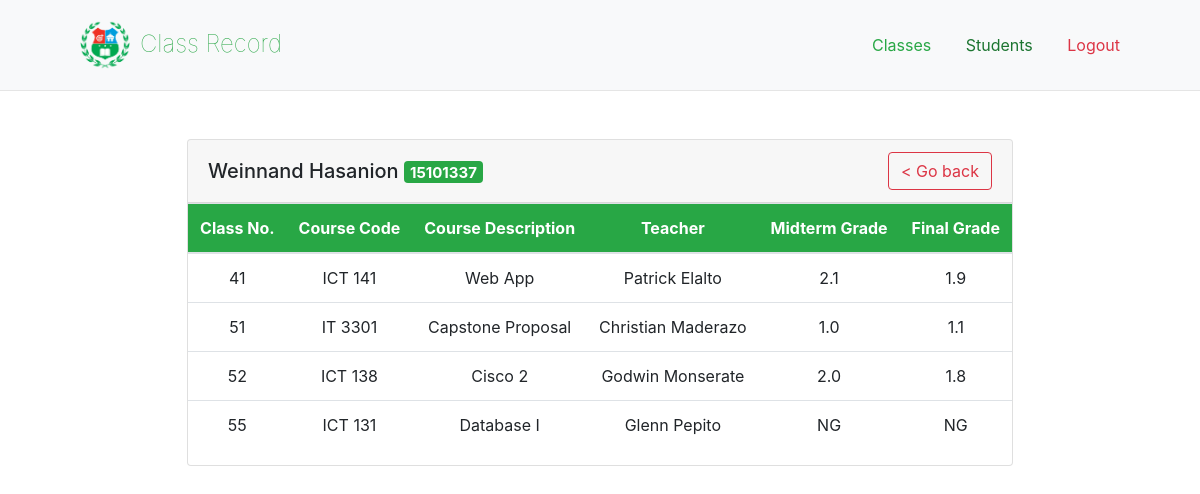
Screenshot of /studyload.php?id=15101337 with the database file from the repository.
### tables this page shows
CREATE TABLE `students` (
  `id_num` int(11) NOT NULL,
  `fname` varchar(20) NOT NULL DEFAULT 'NULL',
  `lname` varchar(20) NOT NULL DEFAULT 'NULL',
  `course` varchar(10) DEFAULT NULL,
  `yearlvl` int(11) DEFAULT NULL,
  `m_init` char(2) DEFAULT NULL
);

CREATE TABLE `classlist` (
  `class_id` int(11) NOT NULL,
  `student_id` int(11) NOT NULL,
  `PMG` decimal(10,1) NOT NULL,
  `MG` decimal(10,1) NOT NULL,
  `PFG` decimal(10,1) NOT NULL,
  `FG` decimal(10,1) NOT NULL
);

CREATE TABLE `classes` (
  `class_id` int(11) NOT NULL,
  `courseCode` varchar(10) NOT NULL,
  `courseDesc` varchar(100) NOT NULL,
  `teacher_id` int(11) NOT NULL
);

CREATE TABLE `teachers` (
  `teacher_id` int(11) NOT NULL,
  `fname` varchar(20) NOT NULL,
  `lname` varchar(20) NOT NULL,
  `username` varchar(20) NOT NULL,
  `password` varchar(16) NOT NULL
);

### studyload.php (the view, shortened to what this page needs)
<?php
require "connect.php";
$id = $_GET["id"];
$sql = "SELECT * FROM students WHERE id_num = $id";
$result = $con->query($sql);
$data = $result->fetch_assoc();
?>
<!doctype html>
<html lang="en">
  <head>
    <link rel="stylesheet" href="https://stackpath.bootstrapcdn.com/bootstrap/4.3.1/css/bootstrap.min.css">
  </head>
  <body>
    <header class="bg-light">
        <h4 class="text-success font-weight-lighter"><img src="icon/logo.png" width="50" height="50" alt="">Class Record</h4>
        <nav class="mynav">
            <ul>
                <li><a href="index.php" class="text-success">Classes</a></li>
                <li><a href="students.php" class="text-success active">Students</a></li>
                <li><a href="#" class="text-danger" id="logoutBtn">Logout</a></li>
            </ul>
        </nav>
    </header>
    <hr>
    <div class="content container mt-5">
        <div class="card">
            <div class="card-header">
                <h5 class="card-title">
                    <?php echo $data["fname"]." ".$data["lname"] ?>
                    <small class="badge badge-success text-wrap"><?php echo $data["id_num"] ?></small>
                </h5>
                <a href="students.php" class="btn btn-outline-danger">< Go back</a>
            </div>
            <table class="table card-body">
                    <?php
                    $sql = "SELECT CL.*, C.class_id, C.courseCode, C.courseDesc, C.teacher_id
                    FROM classlist as CL
                    JOIN classes as C ON C.class_id = CL.class_id
                    WHERE CL.student_id = ".$data["id_num"];
                    $result = $con->query($sql);
                    if($result->num_rows > 0){
                        ?>
                <thead class="text-center bg-success text-white">
                    <tr>
                        <th>Class No.</th>
                        <th>Course Code</th>
                        <th>Course Description</th>
                        <th>Teacher</th>
                        <th>Midterm Grade</th>
                        <th>Final Grade</th>
                    </tr>
                </thead>
                <tbody class="text-center">
                        <?php
                        while($row = $result->fetch_assoc()){
                    ?>
                    <tr>
                        <td><?php echo $row["class_id"] ?></td>
                        <td><?php echo $row["courseCode"] ?></td>
                        <td><?php echo $row["courseDesc"] ?></td>
                        <td>
                            <?php
                                $sql2 = "SELECT * FROM teachers WHERE teacher_id = ".$row["teacher_id"];
                                $result2 = $con->query($sql2);
                                $teacher = $result2->fetch_assoc();
                                echo $teacher["fname"]." ".$teacher["lname"];
                            ?>
                        </td>
                        <td>
                            <?php
                                if($row["MG"]==0){
                                    echo "NG";
                                }else if($row["MG"] > 3.0 && $row["MG"] < 3.5){
                                    echo "NC";
                                }else if($row["MG"] > 3.4){
                                    echo "5.0";
                                }else{
                                    echo number_format($row["MG"], 1);
                                }
                            ?>
                        </td>
                        <td>
                            <?php
                                if($row["FG"]==0){
                                    echo "NG";
                                }else if($row["FG"] > 3.0 && $row["FG"] < 3.5){
                                    echo "NC";
                                }else if($row["FG"] > 3.4){
                                    echo "5.0";
                                }else{
                                    echo number_format($row["FG"], 1);
                                }
                            ?>
                        </td>
                    </tr>
                    <?php
                        }
                    ?>
                </tbody>
            </table>
                    <?php
                    }else{
                    ?>
                    <p class="text-center text-danger mt-4 mx-5"><i class="fas fa-exclamation-triangle mr-1"></i>This student is not enrolled in any course as of the moment!</p>
                    </table>
                    <?php
                    }
                    ?>
        </div>
    </div>
  </body>
</html>

### studyload.php (style rules this page uses)
header { display: flex; padding: 20px 80px; justify-content: space-between; align-items: center; }
h4, h5 { margin: 0 !important; }
header > h4 > img { margin-right: 10px; }
.mynav > ul { list-style: none; margin: 0; }
.mynav > ul > li { display: inline; padding-left: 30px; }
.mynav > ul > li > a.active { filter: brightness(70%); }
hr { margin: 0; }
.card-header { display: flex; justify-content: space-between; align-items: center; }
.content { display: flex; justify-content: center; align-items: center; }

### rows the page displays
students: fname "Weinnand", lname "Hasanion", id_num "15101337"
classlist: class.class_id "41", class.courseCode "ICT 141", class.courseDesc "Web App", teachers.fname "Patrick", teachers.lname "Elalto", MG "2.1", FG "1.9"
classlist: class.class_id "51", class.courseCode "IT 3301", class.courseDesc "Capstone Proposal", teachers.fname "Christian", teachers.lname "Maderazo", MG "1.0", FG "1.1"
classlist: class.class_id "52", class.courseCode "ICT 138", class.courseDesc "Cisco 2", teachers.fname "Godwin", teachers.lname "Monserate", MG "2.0", FG "1.8"
classlist: class.class_id "55", class.courseCode "ICT 131", class.courseDesc "Database I", teachers.fname "Glenn", teachers.lname "Pepito", MG "NG", FG "NG"
